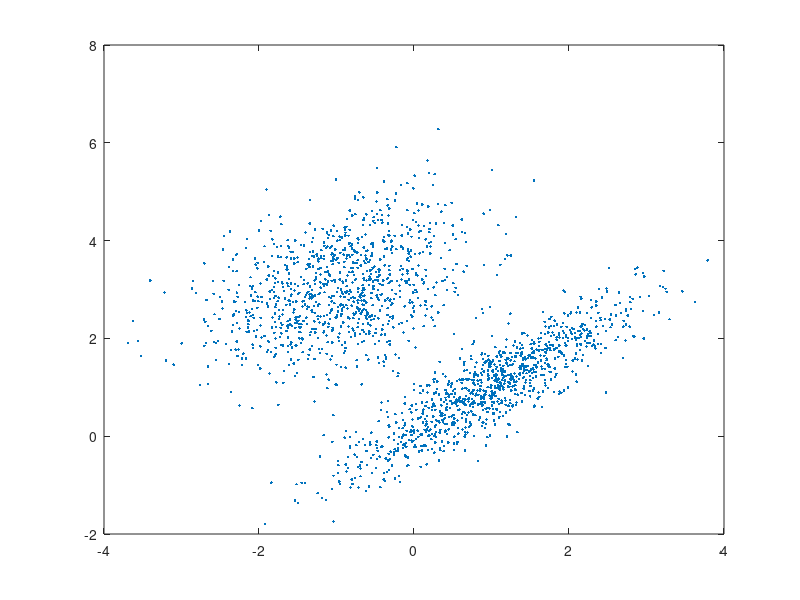

MATLAB code to generate this figure: (Note: this script raises an error after producing the figure.)
close all;
load cdata;
figure(1);
plot(cdata(:,1),cdata(:,2),'.');
%plot(cdata(:,1),'.');
%plot(cdata(:,2),'.');

I = imread('handBW.pnm');
figure(2);imshow(I);
figure(3);imhist(I);
% Read the image
% Show the image
% Show the histogram

figure(4);
mtresh(I,100,135);

I2 = imread('hand.pnm');
% Read the image
figure(5);
imshow(I2);
% Show the image
R = I2(:,:,1);
% Separate the three layers, RGB
G = I2(:,:,2);
B = I2(:,:,3);
figure(6);
plot3(R(:),G(:),B(:),'.') % 3D scatterplot of the RGB data

label_im = imread('hand_training.png'); % Read image with labels
figure(7);imagesc(label_im);
% View the training areas

I3(:,:,1) = G;% Create an image with two bands/features
I3(:,:,2) = B;
[data,class] = create_training_data(I3,label_im); % Arrange the training data into vectors
figure(8);
%imshow(I3);
scatterplot2D(data,class);
% View the training feature vectors

Itest = im2testdata(I3);
C = classify(double(Itest),double(data),double(class));
ImC = class2im(C,size(I3,1),size(I3,2));
figure(9);
imagesc(ImC);


% exercise 4

I4(:,:,1) = G;% Create an image with single bands/features
[data,class] = create_training_data(I4,label_im); % Arrange the training data into vectors
figure(10);
%imshow(I3);
scatter(data,class);
% View the training feature vectors

Itest = im2testdata(I4);
C = classify(double(Itest),double(data),double(class));
ImC = class2im(C,size(I4,1),size(I4,2));
figure(11);
imagesc(ImC);

I5 = rgb2gray(I2);
[data,class] = create_training_data(I5,label_im); % Arrange the training data into vectors
figure(12);
%imshow(I3);
scatter(data,class);
% View the training feature vectors


Itest = im2testdata(I5);
C = classify(double(Itest),double(data),double(class));
ImC = class2im(C,size(I5,1),size(I5,2));
figure(13);
imagesc(ImC);


I6(:,:,1) = R;% Create an image with two bands/features
I6(:,:,2) = G;
I6(:,:,3) = B;
[data,class] = create_training_data(I6,label_im); % Arrange the training data into vectors
figure(14);
%imshow(I3);
scatterplot2D(data,class);
% View the training feature vectors

Itest = im2testdata(I6);
C = classify(double(Itest),double(data),double(class));
ImC = class2im(C,size(I6,1),size(I6,2));
figure(15);
imagesc(ImC);
